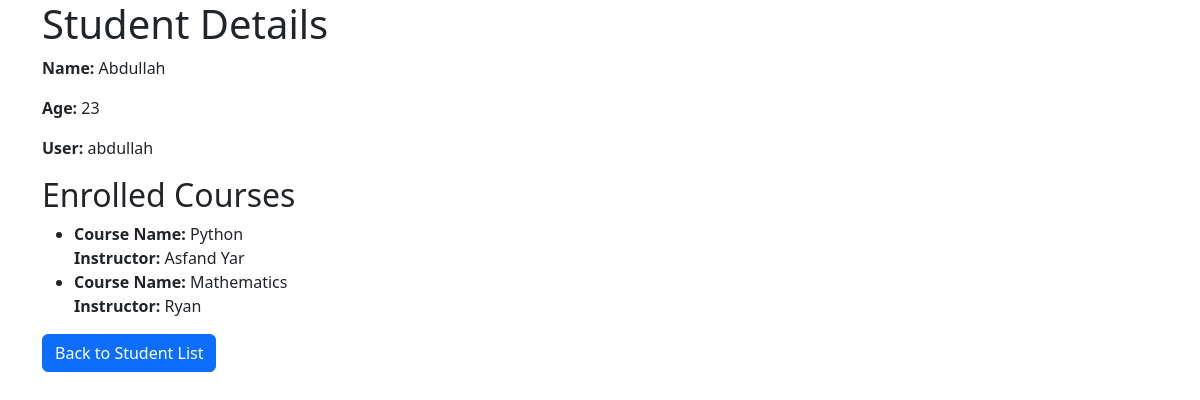
Screenshot of /student_details/1/ with the database file from the repository.
### lms/models.py (models this page shows, shortened)
class Student(models.Model):
    name = models.CharField(max_length=50)
    user = models.OneToOneField(CustomUser, on_delete=models.CASCADE)
    age = models.IntegerField()

class CustomUser(AbstractUser):
    pass

class Course(models.Model):
    name = models.CharField(max_length=100)
    description = models.CharField(max_length=500)
    instructor = models.ForeignKey(Instructor, on_delete=models.CASCADE, related_name= "courses")
    students = models.ManyToManyField(Student, related_name="courses" )

class Instructor(models.Model):
    name = models.CharField(max_length=50)
    user = models.OneToOneField(CustomUser, on_delete= models.CASCADE,related_name="instructor")
    bio = models.CharField(max_length=100)

### lms/views.py (the view)
# urls.py: path("student_details/<int:pk>/", views.StudentDetails.as_view(), name = "student-details"),
class StudentDetails(DetailView):
    model = Student
    template_name = "lms/student_details.html"
    context_object_name = "student"

### lms/templates/lms/student_details.html (shortened to what this page needs)
<!DOCTYPE html>
<html lang="en">
<head>
    <link href="https://cdn.jsdelivr.net/npm/bootstrap@5.3.3/dist/css/bootstrap.min.css" rel="stylesheet">
</head>
<body>
    <div class="container">
        <h1>Student Details</h1>
        <p><strong>Name:</strong> {{student.name}}</p>
        <p><strong>Age:</strong> {{student.age}} </p>
        <p><strong>User:</strong> {{student.user.username}} </p>
        <h2>Enrolled Courses</h2>
        <ul>
             {% for course in student.courses.all %}
            <li>
                <strong>Course Name: </strong>{{course.name}}<br>
                <strong>Instructor:</strong> {{course.instructor.name}}
            </li>
            {% endfor %}
        </ul>
        <a href="{% url 'student-list' %}" class="btn btn-primary">Back to Student List</a>
    </div>
</body>
</html>

### rows the page displays
Student: name "Abdullah", age "23", user.username "abdullah"
Course: name "Python", instructor.name "Asfand Yar"
Course: name "Mathematics", instructor.name "Ryan"
